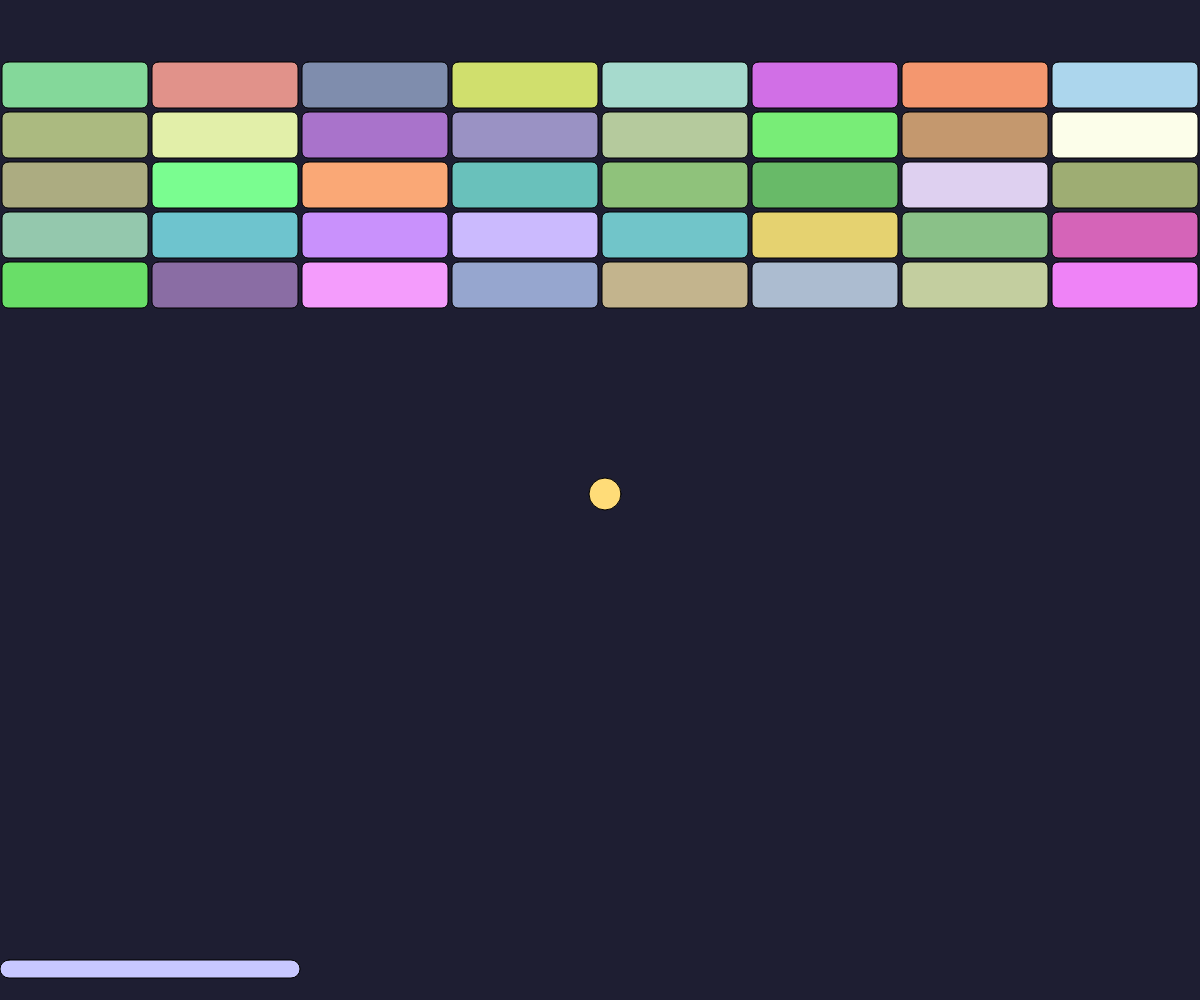
Frame 1 (no input)
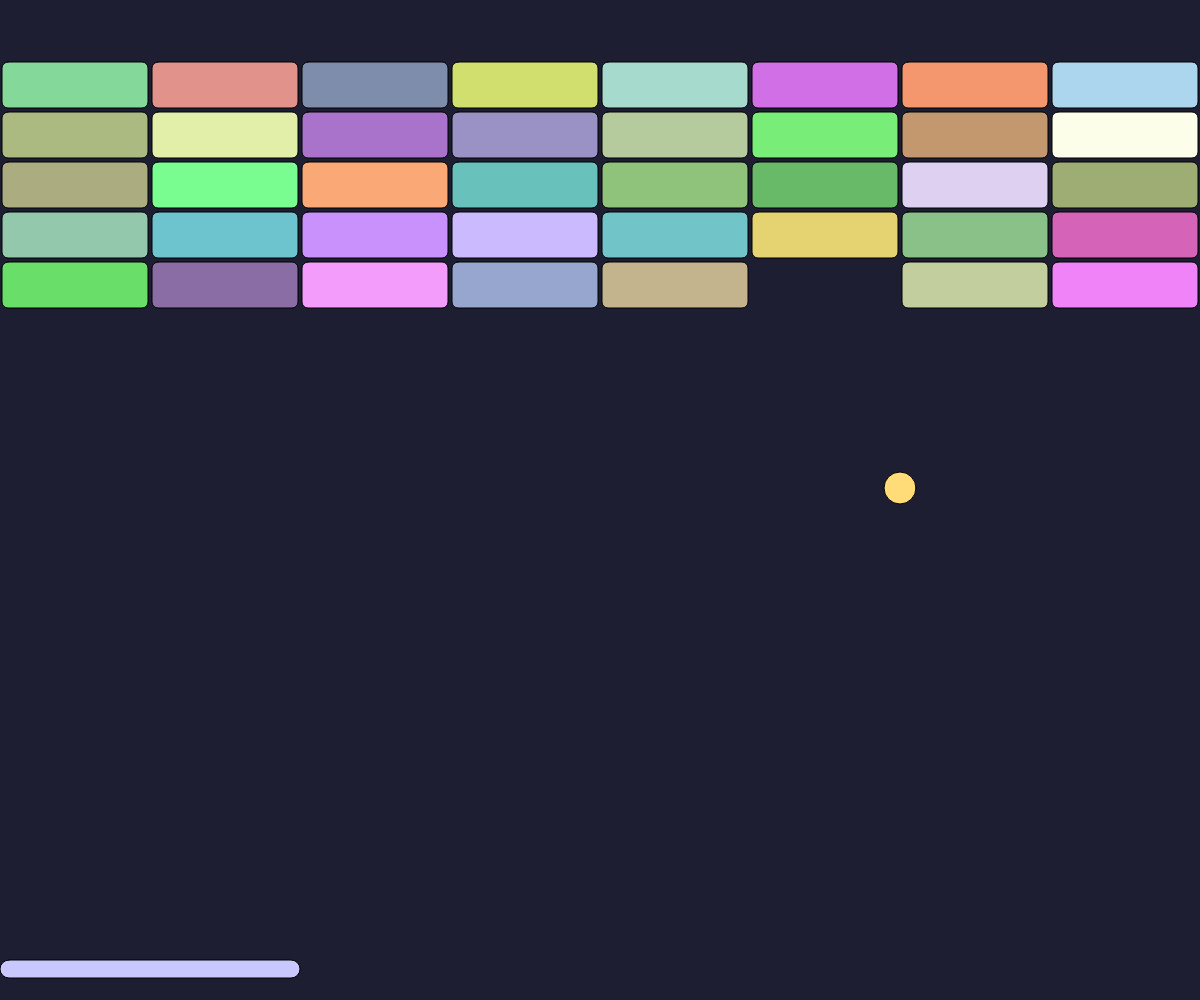
Frame 60 (no input)
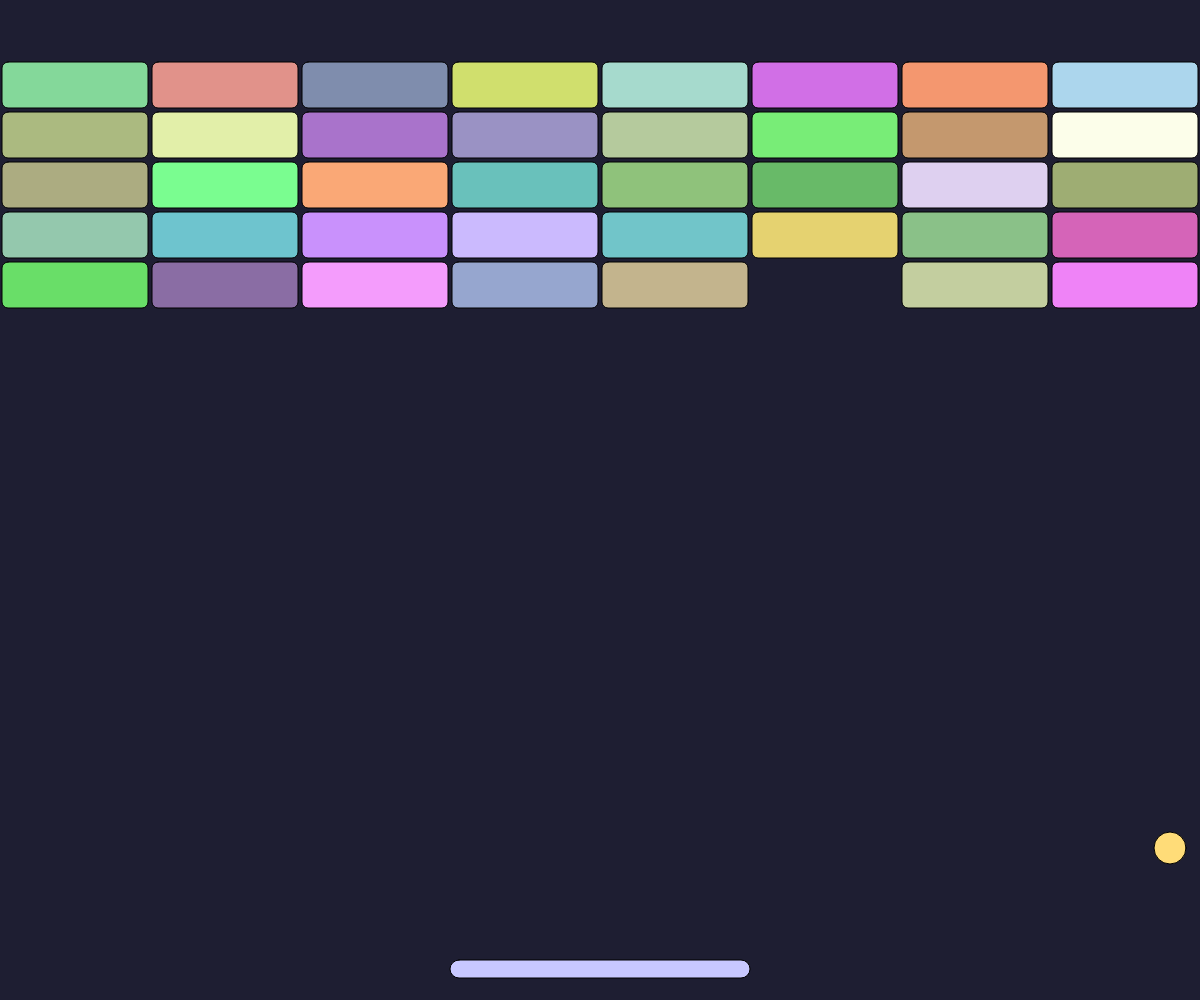
Frame 120 (the mouse pressed at the canvas centre since frame 60)

The p5.js sketch that drew these frames (run headless with seeded random() and noise() and a simulated clock; from frame 60 on, the mouse is pressed at the canvas centre):

// p5.js sketch
// ── sketch.js
// 전역 변수 선언
let paddle, ball, bricks;
let rows = 5, cols = 8;
let brickW, brickH;
let playing = true;

function setup() {
  createCanvas(windowWidth, windowHeight);
  paddle = new Paddle();
  ball = new Ball();
  bricks = [];
  brickW = width / cols;
  brickH = height * 0.05;
  for (let r = 0; r < rows; r++) {
    for (let c = 0; c < cols; c++) {
      bricks.push(new Brick(c * brickW, r * brickH + 60, brickW, brickH));
    }
  }
}

function draw() {
  background(30, 30, 50);
  paddle.show();
  ball.update();
  ball.show();
  for (let b of bricks) b.show();
  ball.checkPaddle(paddle);
  ball.checkBricks(bricks);
  bricks = bricks.filter(b => !b.broken);
  if (!playing) {
    textAlign(CENTER, CENTER);
    textSize(36);
    fill(255, 100, 100);
    text('Game Over', width/2, height/2);
    noLoop();
  }
  if (bricks.length === 0) {
    textAlign(CENTER, CENTER);
    textSize(36);
    fill(100, 255, 100);
    text('You Win!', width/2, height/2);
    noLoop();
  }
}

function touchMoved() {
  paddle.x = constrain(mouseX - paddle.w/2, 0, width - paddle.w);
  return false;
}

function mouseMoved() {
  // 데스크탑 지원
  paddle.x = constrain(mouseX - paddle.w/2, 0, width - paddle.w);
}

function windowResized() {
  resizeCanvas(windowWidth, windowHeight);
  // 패들, 벽돌 위치 재설정 필요시 추가 구현
}

class Paddle {
  constructor() {
    this.w = width * 0.25;
    this.h = 18;
    this.x = width/2 - this.w/2;
    this.y = height - 40;
  }
  show() {
    fill(200, 200, 255);
    rect(this.x, this.y, this.w, this.h, 10);
  }
}

class Ball {
  constructor() {
    this.r = 16;
    this.x = width/2;
    this.y = height/2;
    this.dx = random([-5, 5]);
    this.dy = -6;
  }
  update() {
    if (!playing) return;
    this.x += this.dx;
    this.y += this.dy;
    // 벽 반사
    if (this.x < this.r || this.x > width - this.r) this.dx *= -1;
    if (this.y < this.r) this.dy *= -1;
    if (this.y > height + this.r) playing = false;
  }
  show() {
    fill(255, 220, 120);
    ellipse(this.x, this.y, this.r*2);
  }
  checkPaddle(p) {
    if (
      this.y + this.r > p.y &&
      this.x > p.x && this.x < p.x + p.w &&
      this.y < p.y + p.h
    ) {
      this.dy *= -1;
      this.y = p.y - this.r;
      // 패들 중심에서 얼마나 떨어졌는지에 따라 각도 조정
      let hit = (this.x - (p.x + p.w/2)) / (p.w/2);
      this.dx = hit * 7;
    }
  }
  checkBricks(bricks) {
    for (let b of bricks) {
      if (!b.broken &&
        this.x > b.x && this.x < b.x + b.w &&
        this.y - this.r < b.y + b.h && this.y + this.r > b.y
      ) {
        b.broken = true;
        this.dy *= -1;
        break;
      }
    }
  }
}

class Brick {
  constructor(x, y, w, h) {
    this.x = x;
    this.y = y;
    this.w = w;
    this.h = h;
    this.broken = false;
    this.col = color(random(100,255), random(100,255), random(100,255));
  }
  show() {
    if (this.broken) return;
    fill(this.col);
    rect(this.x+2, this.y+2, this.w-4, this.h-4, 6);
  }
}
